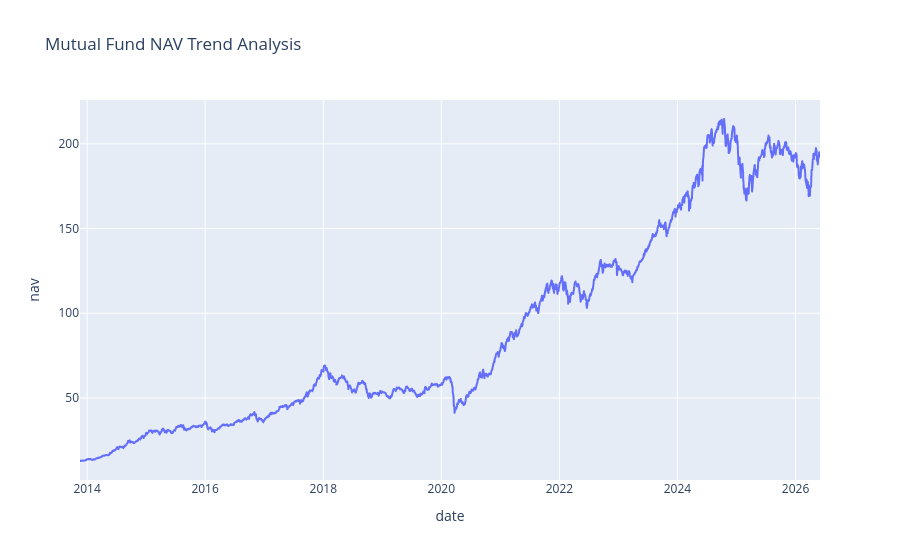

The notebook cell this image was saved under:
### Code cell
import pandas as pd
import plotly.express as px

nav = pd.read_csv("../data/raw/nav_history.csv")

nav["date"] = pd.to_datetime(nav["date"], dayfirst=True)

nav = nav.sort_values("date")

fig = px.line(
    nav,
    x="date",
    y="nav",
    title="Mutual Fund NAV Trend Analysis"
)

fig.show()

### Figure 1 — Plotly figure (JSON) as saved in the notebook; plotly's stock layout.template omitted (floating-point values rounded to 4 significant figures; data arrays with more than 128 entries replaced by an {"elided": "..."} marker saying what was removed)
{"data": [{"hovertemplate": "date=%{x}<br>nav=%{y}<extra></extra>", "legendgroup": "", "line": {"color": "#636efa", "dash": "solid"}, "marker": {"symbol": "circle"}, "mode": "lines", "name": "", "showlegend": false, "type": "scattergl", "x": {"elided": "3091 str values"}, "xaxis": "x", "y": {"elided": "3091 float values"}, "yaxis": "y"}], "layout": {"legend": {"tracegroupgap": 0}, "title": {"text": "Mutual Fund NAV Trend Analysis"}, "xaxis": {"anchor": "y", "domain": [0, 1], "title": {"text": "date"}}, "yaxis": {"anchor": "x", "domain": [0, 1], "title": {"text": "nav"}}}}
